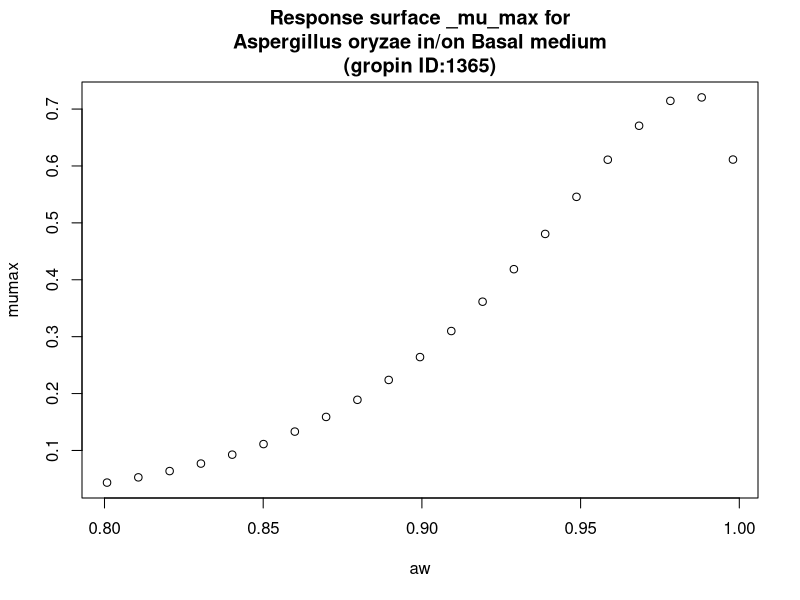

Here is the R script that generated this plot:
#############################
# start of Parameter script
#############################
aw <- seq(0.8008,0.998001998001998,length.out=21)
#############################
# end of Parameter script
#############################
############################# 
# start of Model script Gropin ID 1365 
#############################
 
# constant coefficients for this model
 
variables <- data.frame(aw)
argumentsPar <- unique.data.frame(expand.grid(variables))
 
# heart of the model
response_surface <- function(aw) {
   mumax <-exp(-0.7385+6.720*sqrt(1-aw)-27.08*(sqrt(1-aw))^2)

	return(mumax=mumax)
} 

# output parameters
responseSurface <- cbind(argumentsPar,response_surface(argumentsPar['aw']))
colnames(responseSurface) <- c(colnames(argumentsPar),'mumax')
#############################
# End of Model script
#############################
############################# 
# start of Visualisation script Gropin ID 1365 
#############################
titleText <-'Response surface _mu_max for
Aspergillus oryzae in/on Basal medium
(gropin ID:1365)'
plot(aw,responseSurface$'mumax',xlab='aw',
                          ylab='mumax',main=titleText)
#############################
# End of Visualisation script
#############################
